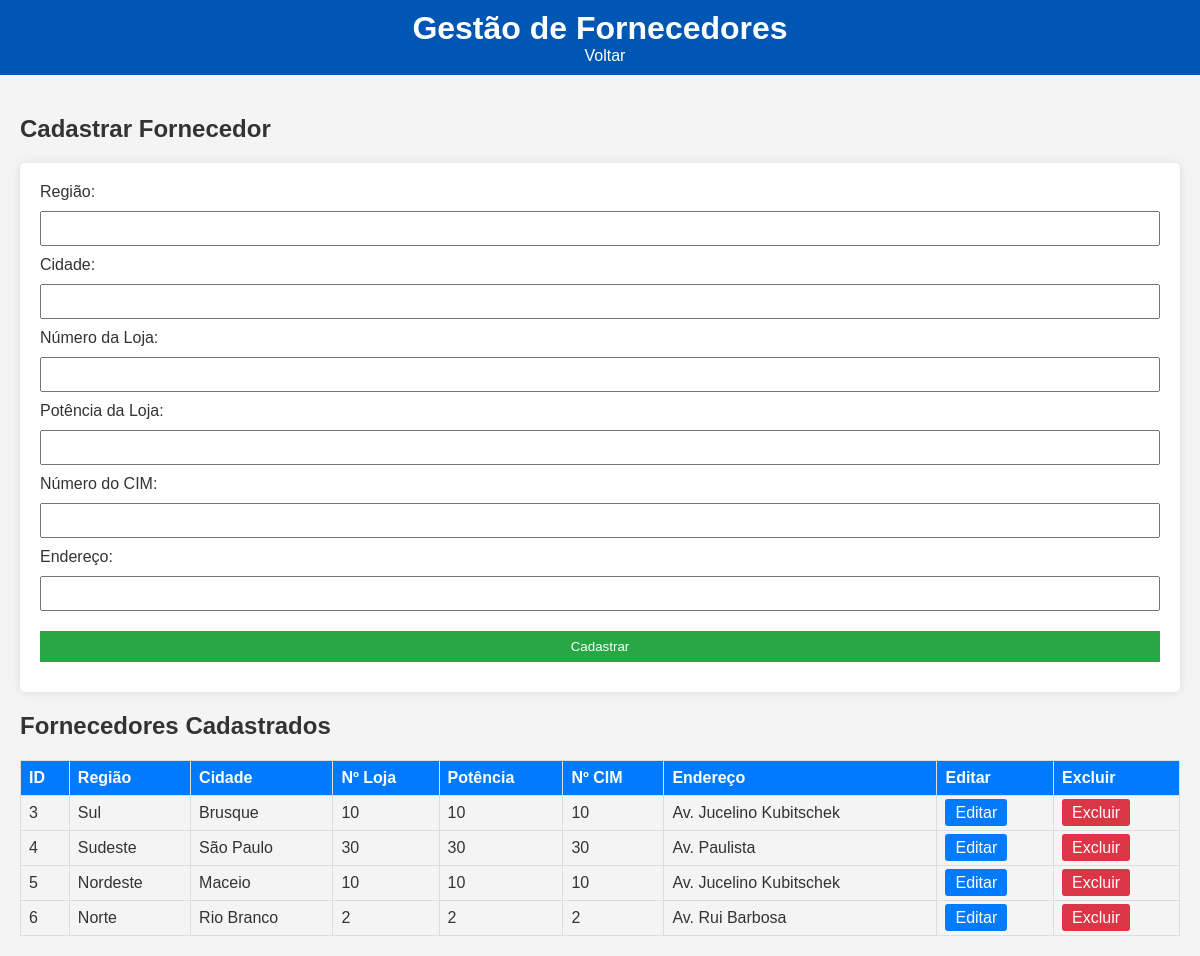
/fornecedores, run on an earlier commit of the app's database.
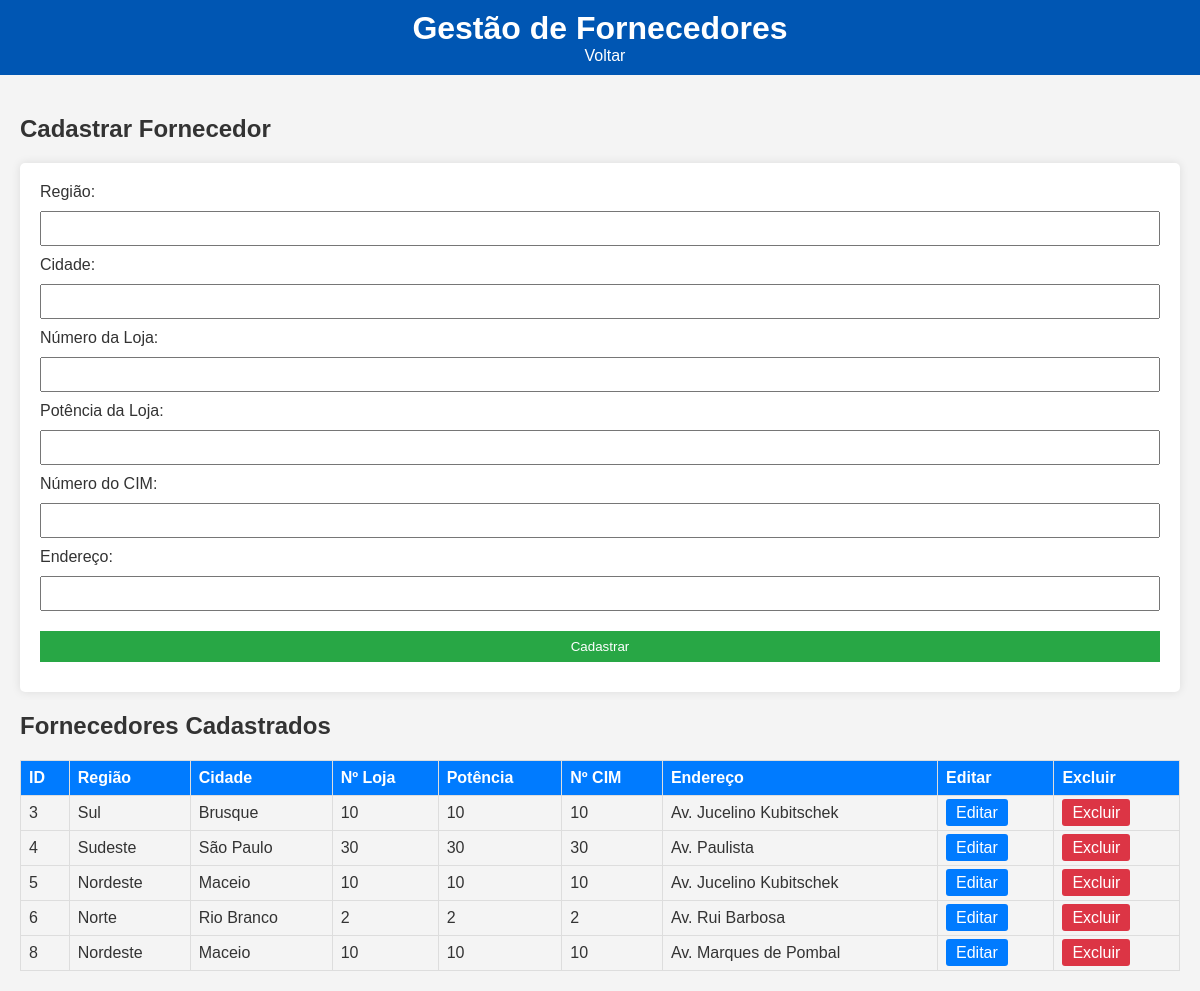
And on a later commit of the database.
### tables this page shows
CREATE TABLE fornecedores (
                 fornecedor_id INTEGER PRIMARY KEY,
                 fornecedor_regiao TEXT,
                 fornecedor_cidade TEXT,
                 fornecedor_num_loja TEXT,
                 fornecedor_potencia_loja TEXT,
                 fornecedor_num_cim TEXT,
                 fornecedor_endereco TEXT);

### app.py (the view, shortened to what this page needs)
@app.route('/fornecedores', methods=['GET', 'POST'])
def fornecedores():
    conn = sqlite3.connect('gestao.db')
    c = conn.cursor()
    c.execute("SELECT * FROM fornecedores")
    fornecedores_list = c.fetchall()
    conn.close()
    return render_template('fornecedores.html', fornecedores=fornecedores_list)

### templates/fornecedores.html (shortened to what this page needs)
<!DOCTYPE html>
<html lang="en">
<head>
    <link rel="stylesheet" href="{{ url_for('static', filename='style.css') }}">
</head>
<body>
    <header>
        <h1>Gestão de Fornecedores</h1>
        <a href="/" class="back-btn">Voltar</a>
    </header>
    <main>
        <h2>Cadastrar Fornecedor</h2>
        <form method="POST" aria-label="Formulário de cadastro de fornecedor">
            <label for="fornecedor_regiao">Região:</label>
            <input type="text" id="fornecedor_regiao" name="fornecedor_regiao" required aria-required="true"><br>
            <label for="fornecedor_cidade">Cidade:</label>
            <input type="text" id="fornecedor_cidade" name="fornecedor_cidade" required aria-required="true"><br>
            <label for="fornecedor_num_loja">Número da Loja:</label>
            <input type="text" id="fornecedor_num_loja" name="fornecedor_num_loja" required aria-required="true"><br>
            <label for="fornecedor_potencia_loja">Potência da Loja:</label>
            <input type="text" id="fornecedor_potencia_loja" name="fornecedor_potencia_loja" required aria-required="true"><br>
            <label for="fornecedor_num_cim">Número do CIM:</label>
            <input type="text" id="fornecedor_num_cim" name="fornecedor_num_cim" required aria-required="true"><br>
            <label for="fornecedor_endereco">Endereço:</label>
            <input type="text" id="fornecedor_endereco" name="fornecedor_endereco" required aria-required="true"><br>
            <button type="submit">Cadastrar</button>
        </form>
        <h2>Fornecedores Cadastrados</h2>
        <table>
            <tr>
                <th>ID</th>
                <th>Região</th>
                <th>Cidade</th>
                <th>Nº Loja</th>
                <th>Potência</th>
                <th>Nº CIM</th>
                <th>Endereço</th>
                <th>Editar</th>
                <th>Excluir</th>
            </tr>
            {% for fornecedor in fornecedores %}
            <tr>
                <td>{{ fornecedor[0] }}</td>
                <td>{{ fornecedor[1] }}</td>
                <td>{{ fornecedor[2] }}</td>
                <td>{{ fornecedor[3] }}</td>
                <td>{{ fornecedor[4] }}</td>
                <td>{{ fornecedor[5] }}</td>
                <td>{{ fornecedor[6] }}</td>
                <td><a href="{{ url_for('editar_fornecedores', id=fornecedor[0]) }}" class="btn-edit">Editar</a></td>
                <td><a href="{{ url_for('deletar_fornecedores', id=fornecedor[0]) }}" class="btn-delete" onclick="return confirm('Tem certeza?');">Excluir</a></td>
            </tr>
            {% endfor %}
        </table>
    </main>
</body>
</html>

What changed in the data, as far as the page shows it:
added fornecedores: fornecedor_id "8", fornecedor_regiao "Nordeste", fornecedor_cidade "Maceio", fornecedor_num_loja "10", fornecedor_potencia_loja "10", fornecedor_num_cim "10", fornecedor_endereco "Av. Marques de Pombal"
